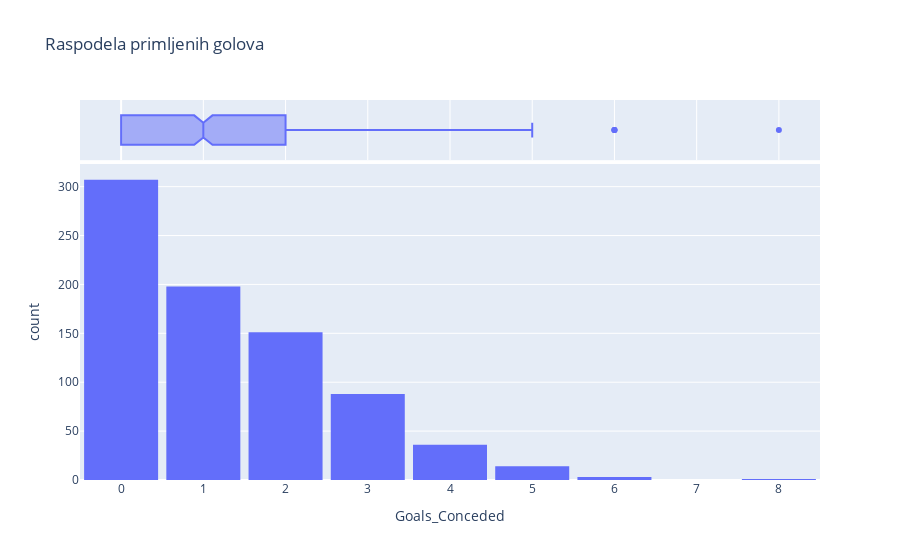

Notebook cell for this chart:
### Markdown cell above
Golmani u proseku "lose" brane i primaju vise golova nego sto je ocekivano,ali ta razlika je veoma mala

### Code cell
fig=px.histogram(df_gk,
                 x='Goals_Conceded',
                 marginal='box',
                 nbins=9,
                 title='Raspodela primljenih golova')

fig.update_layout(bargap=0.1)
fig.show()

### Figure 1 — Plotly figure (JSON) as saved in the notebook; plotly's stock layout.template omitted (floating-point values rounded to 4 significant figures; data arrays with more than 128 entries replaced by an {"elided": "..."} marker saying what was removed)
{"data": [{"alignmentgroup": "True", "bingroup": "x", "hovertemplate": "Goals_Conceded=%{x}<br>count=%{y}<extra></extra>", "legendgroup": "", "marker": {"color": "#636efa", "pattern": {"shape": ""}}, "name": "", "nbinsx": 9, "offsetgroup": "", "orientation": "v", "showlegend": false, "type": "histogram", "x": {"elided": "798 int values"}, "xaxis": "x", "yaxis": "y"}, {"alignmentgroup": "True", "hovertemplate": "Goals_Conceded=%{x}<extra></extra>", "legendgroup": "", "marker": {"color": "#636efa"}, "name": "", "notched": true, "offsetgroup": "", "showlegend": false, "type": "box", "x": {"elided": "798 int values"}, "xaxis": "x2", "yaxis": "y2"}], "layout": {"bargap": 0.1, "barmode": "relative", "legend": {"tracegroupgap": 0}, "title": {"text": "Raspodela primljenih golova"}, "xaxis": {"anchor": "y", "domain": [0, 1], "title": {"text": "Goals_Conceded"}}, "xaxis2": {"anchor": "y2", "domain": [0, 1], "matches": "x", "showgrid": true, "showticklabels": false}, "yaxis": {"anchor": "x", "domain": [0, 0.8316], "title": {"text": "count"}}, "yaxis2": {"anchor": "x2", "domain": [0.8416, 1], "matches": "y2", "showgrid": false, "showline": false, "showticklabels": false, "ticks": ""}}}
